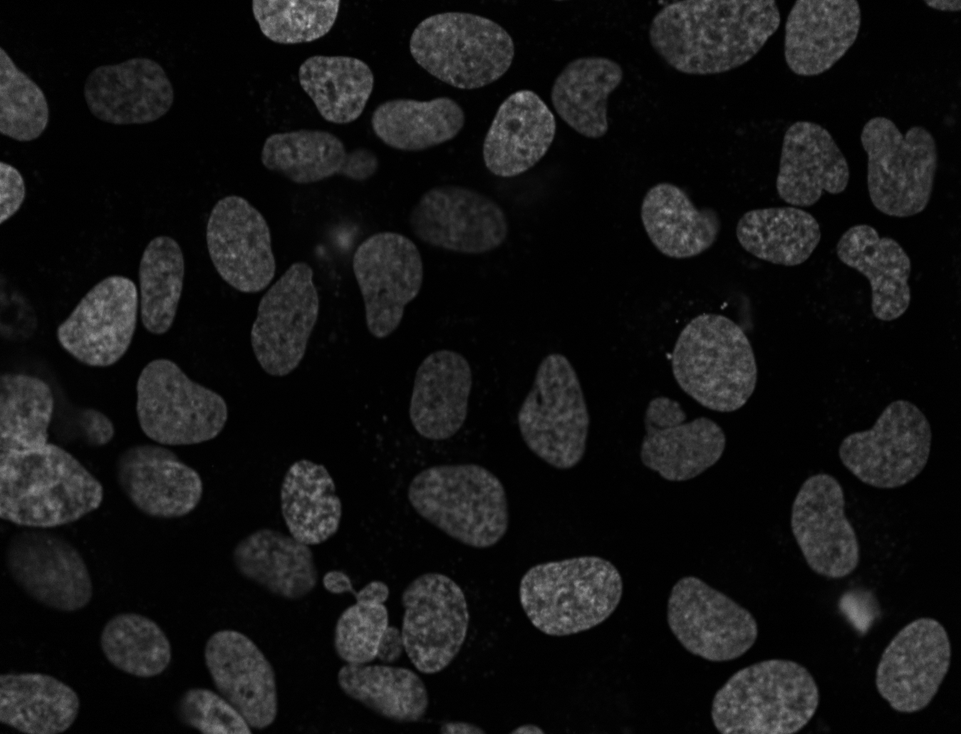
%> input picture S7/dna-14.png, 961 x 734 px, shrunk from 1349 x 1030 before the run
$ octave --eval "lab7;"   (GNU Octave 9; MATLAB toolbox functions it lacks are replaced by stand-ins)
%> lines starting %> are read from the running program, lines starting %| are printed output that depends on the picture; in (x1, y1, x2, y2) boxes, pixels count from 0 and x2, y2 are one past the last pixel; in counts of white or black regions, pixels touching at a corner belong together; the program's own positions count from 1
### S7/lab7sol.m
function [res] = lab7sol(I)
    BW = rgb2gray(I);
    BW = BW > 3;

    EE = strel('disk', 10);
    BWOpen = imopen(BW,EE);
    BOF = not(imfill(BWOpen, 'holes'));
    TD = bwdist(BOF, 'euclidean');
    TD = imopen(TD,EE);

    %watershed
    TD = -TD;
    TD (BOF) = -Inf;
    TD = floor(TD);
    TD = medfilt2(TD, [10 10]);
    WS = watershed(TD);

    %agafem el contorn i el dilatem
    contorn = (WS == 0);
    EED = strel('disk',2);
    contorn = imdilate(contorn, EED);
    contorn = cat(3,contorn,contorn, 0*contorn);

    %contem quantes celules hi han
    C = bwconncomp(contorn);
    %S = regionprops(C, 'Area');
    %L = labelmatrix(C);
    %contorn = ismember(L, find([S.Area] >= 500));
    C.NumObjects

    res = I + im2uint8(contorn);
end

### S7/lab7.m
function [] = lab7()
    I1 = imread('dna-14.png');
%> I1 is the input picture: size 734x961x3 uint8; min 0, max 209, mean 20.4
    I2 = imread('dna-18.png');
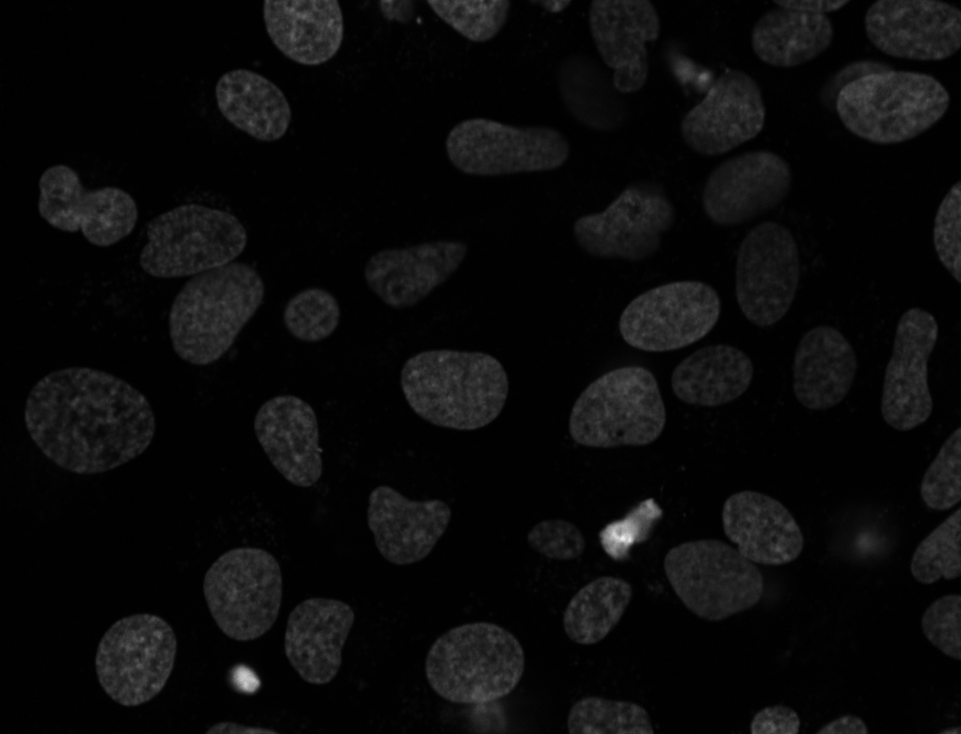
%> input picture S7/dna-18.png, 961 x 734 px, shrunk from 1349 x 1030 before the run
%> I2 is the input picture: size 734x961x3 uint8; min 0, max 239, mean 10.8
    I3 = imread('dna-26.png');
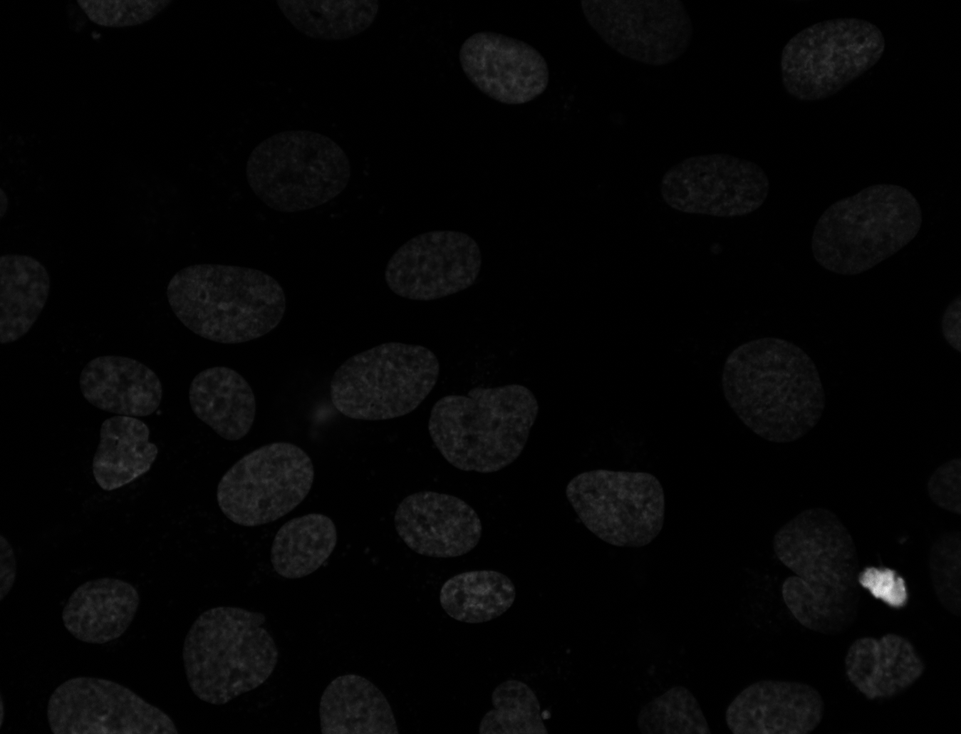
%> input picture S7/dna-26.png, 961 x 734 px, shrunk from 1349 x 1030 before the run
%> I3 is the input picture: size 734x961x3 uint8; min 0, max 237, mean 5.3
    I4 = imread('dna-38.png');
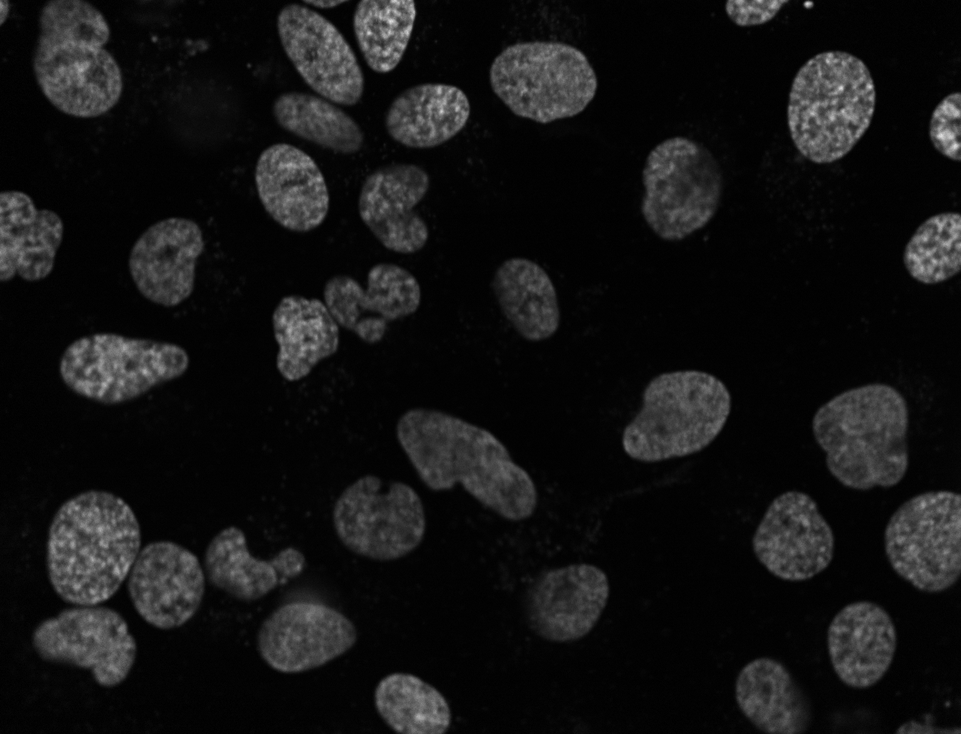
%> input picture S7/dna-38.png, 961 x 734 px, shrunk from 1349 x 1030 before the run
%> I4 is the input picture: size 734x961x3 uint8; min 0, max 224, mean 20.3

    h1 = lab7sol(I1);
%> in lab7sol, `BW = BW > 3;`:
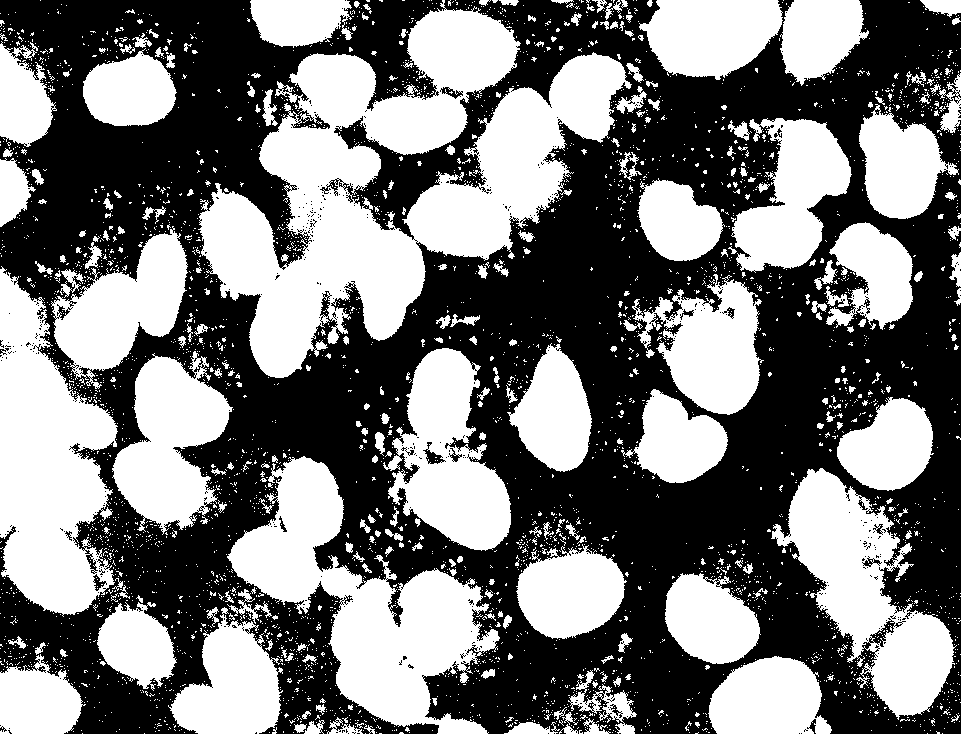
%> BW: size 734x961 logical; 46.5% white; 3816 white regions (3536 under 20 px), largest, box (x1, y1, x2, y2) and area: (198, 0, 632, 378) 67433, (227, 456, 500, 734) 28471, (0, 266, 118, 617) 25601
%> in lab7sol, `BWOpen = imopen(BW,EE);`: BWOpen: size 734x961 logical; 39.2% white; 39 white regions, largest, box (x1, y1, x2, y2) and area: (202, 194, 425, 378) 21574, (0, 348, 116, 614) 21429, (407, 55, 625, 257) 18204
%> in lab7sol, `BOF = not(imfill(BWOpen, 'holes'));`: BOF: size 734x961 logical; 60.8% white; 39 black regions, largest, box (x1, y1, x2, y2) and area: (202, 194, 425, 378) 21575, (0, 348, 116, 614) 21430, (407, 55, 625, 257) 18207
%> in lab7sol, `WS = watershed(TD);`: WS: size 734x961 uint8; 55 distinct labels, from 0 to 54
%> in lab7sol, `contorn = (WS == 0);`: contorn: size 734x961 logical; 2.1% white in thin lines or dots
%> in lab7sol, `contorn = imdilate(contorn, EED);`: contorn: size 734x961 logical; 8% white; 33 white regions, largest, box (x1, y1, x2, y2) and area: (202, 55, 624, 377) 8530, (0, 275, 115, 613) 3553, (331, 571, 472, 724) 2904
%> in lab7sol, `C = bwconncomp(contorn);`: C = 33 connected components
%> in lab7sol, `C.NumObjects`: ans = 33
    h2 = lab7sol(I2);
%> in lab7sol (call 2), `BW = BW > 3;`: BW: size 734x961 logical; 34.9% white; 1404 white regions (1226 under 20 px), largest, box (x1, y1, x2, y2) and area: (564, 278, 755, 451) 18157, (554, 0, 767, 158) 17055, (121, 185, 268, 371) 14850
%> in lab7sol (call 2), `BWOpen = imopen(BW,EE);`: BWOpen: size 734x961 logical; 31.8% white; 44 white regions, largest, box (x1, y1, x2, y2) and area: (139, 201, 266, 368) 13781, (568, 279, 722, 450) 13605, (663, 489, 806, 622) 12172
%> in lab7sol (call 2), `WS = watershed(TD);`: WS: size 734x961 uint8; 51 distinct labels, from 0 to 50
%> in lab7sol (call 2), `contorn = (WS == 0);`: contorn: size 734x961 logical; 1.8% white in thin lines or dots
%> in lab7sol (call 2), `contorn = imdilate(contorn, EED);`: contorn: size 734x961 logical; 6.9% white; 40 white regions, largest, box (x1, y1, x2, y2) and area: (662, 44, 792, 227) 2871, (568, 279, 721, 449) 2731, (139, 201, 265, 366) 2627
    h3 = lab7sol(I3);
%> in lab7sol (call 3), `BW = BW > 3;`: BW: size 734x961 logical; 24.7% white; 518 white regions (446 under 20 px), largest, box (x1, y1, x2, y2) and area: (771, 508, 914, 635) 10389, (298, 342, 440, 446) 8442, (721, 337, 825, 443) 8353
%> in lab7sol (call 3), `BWOpen = imopen(BW,EE);`: BWOpen: size 734x961 logical; 23.8% white; 34 white regions, largest, box (x1, y1, x2, y2) and area: (773, 508, 912, 633) 10181, (722, 337, 825, 443) 8331, (304, 342, 440, 434) 8028
%> in lab7sol (call 3), `WS = watershed(TD);`:
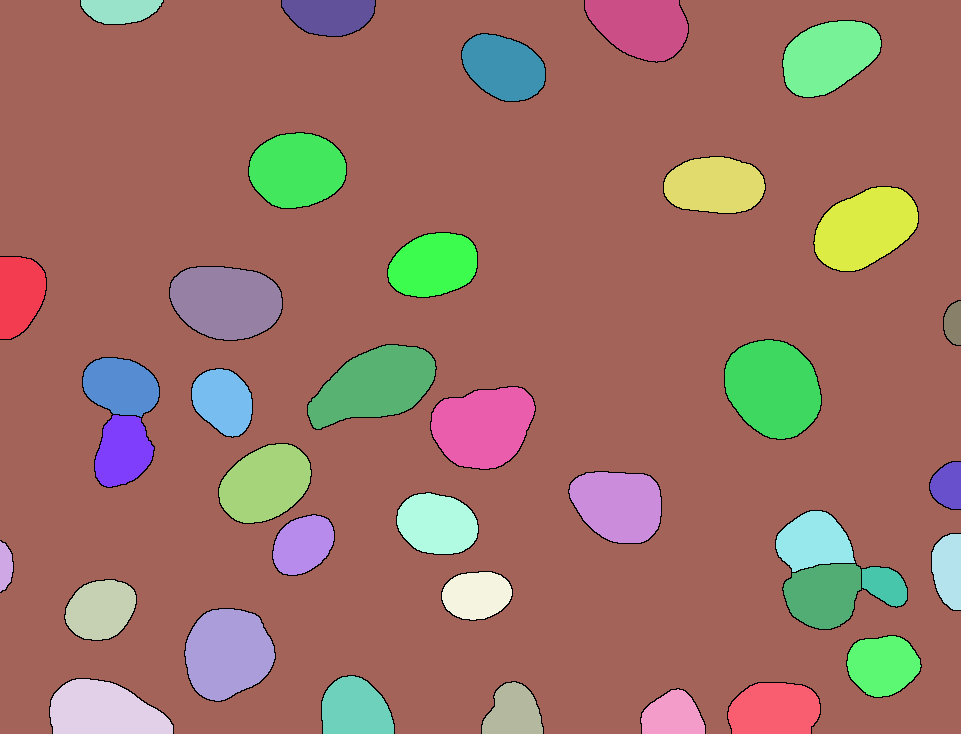
%> WS: size 734x961 uint8; 39 distinct labels, from 0 to 38; one colour per label, 0 black
%> in lab7sol (call 3), `contorn = (WS == 0);`: contorn: size 734x961 logical; 1.3% white in thin lines or dots
%> in lab7sol (call 3), `contorn = imdilate(contorn, EED);`: contorn: size 734x961 logical; 5.2% white; 34 white regions, largest, box (x1, y1, x2, y2) and area: (773, 508, 910, 632) 2529, (80, 355, 162, 490) 1956, (305, 342, 439, 432) 1654
%> in lab7sol (call 3), `contorn = cat(3,contorn,contorn, 0*contorn);`:
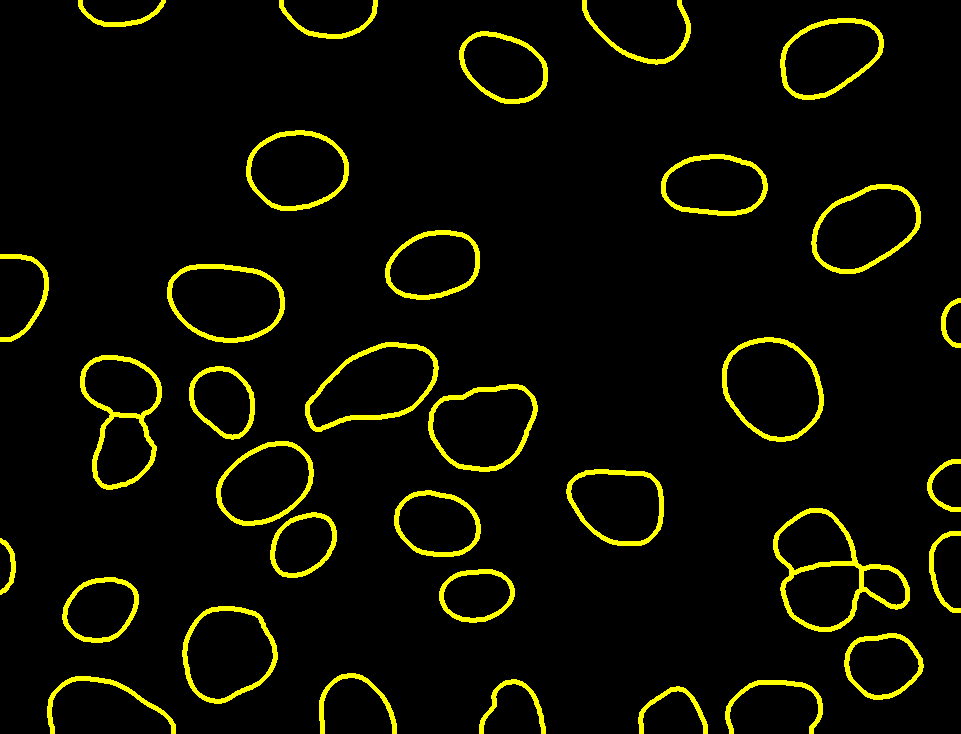
%> contorn: size 734x961x3 double; mean R, G, B 0.0518, 0.0518, 0
%> in lab7sol (call 3), `C = bwconncomp(contorn);`: C = 34 connected components
%> in lab7sol (call 3), `C.NumObjects`: ans = 34
    h4 = lab7sol(I4);

    montage({h1, h2, h3, h4})
end
